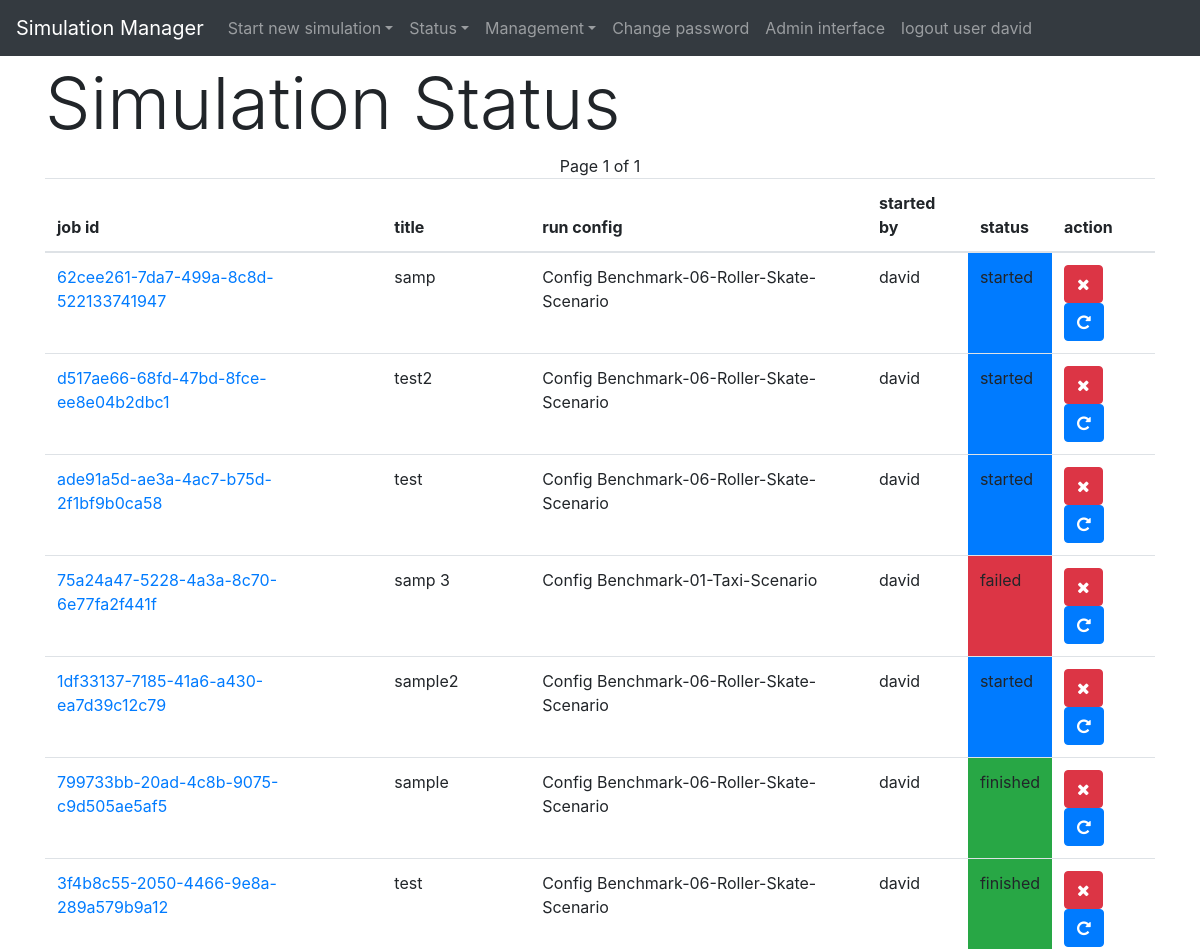
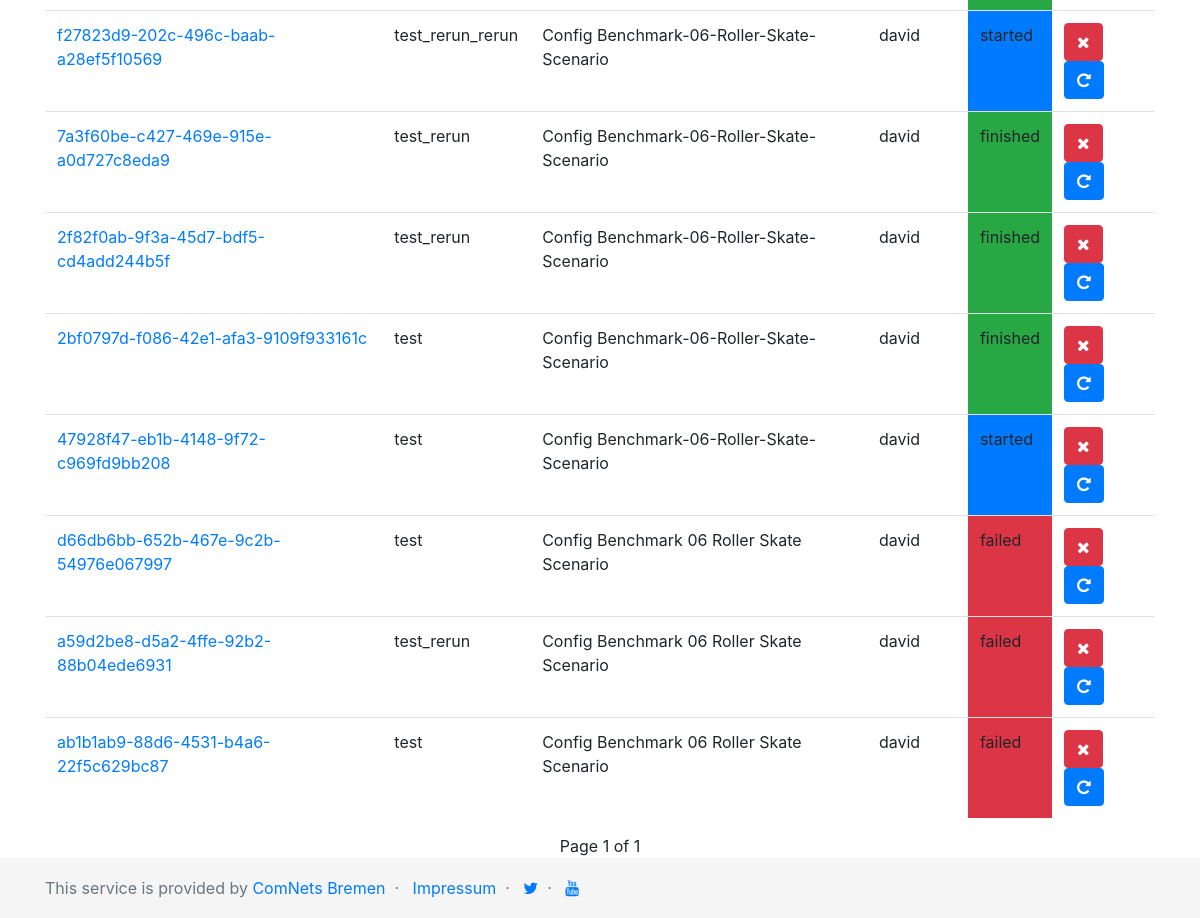
/omnetppManager/job_status/ (signed in), run on the app's committed database (2 pictures, top to bottom).
### omnetppManager/models.py (models this page shows, shortened)
class Simulation(models.Model):
    class Meta:
        ordering = ["-pk",]
    class Status(models.IntegerChoices):
        QUEUED      = 1, _("queued")
        FINISHED    = 2, _("finished")
        FAILED      = 3, _("failed")
        STARTED     = 4, _("started")
        DEFERRED    = 5, _("deferred")
        SCHEDULED   = 6, _("scheduled")
        UNKNOWN     = 7, _("unknown")
        ABORTED     = 8, _("aborted")
    class TerminateReason(models.IntegerChoices):
        NOT_TERMINATED      = 1, _("Simulation not terminated")
        TERMINATED_USER     = 2, _("Terminated by user")
        TERMINATED_EVENTS   = 3, _("Terminated by system: Exceeded events.")
        TERMINATED_CPU      = 4, _("Terminated by system: Exceeded CPU.")
        TERMINATED_RAM      = 5, _("Terminated by system: Exceeded RAM.")
        TERMINATED_DISK     = 6, _("Terminated by system: Exceeded Disk space.")
    user = models.ForeignKey(
            settings.AUTH_USER_MODEL,
            on_delete=models.CASCADE,
            )
    title           = models.CharField(max_length=100)
    omnetppini      = models.TextField()
    runconfig       = models.CharField(max_length=100)
    summarizing_precision = models.FloatField(default=100)
    simulation_id   = models.UUIDField(
            editable=False,
            default = uuid.uuid4
            )
    status = models.IntegerField(choices=Status.choices, default=Status.UNKNOWN)
    terminated = models.IntegerField(choices = TerminateReason.choices, default = TerminateReason.NOT_TERMINATED)
    simulation_error = models.TextField(default=None, blank=True, null=True)
    job_error = models.TextField(default=None, blank=True, null=True)
    handled_by = models.CharField(max_length=100, default=None, blank=True, null=True)
    notification_mail_address = models.EmailField(default=None, blank=True, null=True)
    storage_backend = models.ForeignKey(StorageBackend, on_delete=models.SET_NULL, null=True, default=None)
    shared_link = models.CharField(max_length=250, default="")
    meta_full = models.TextField(default=None, blank=True, null=True)
    simulation_timeout = models.IntegerField(default=0)
    simulation_enqueue_time = models.DateTimeField(auto_now_add=True)
    simulation_start_time = models.DateTimeField(null=True, default=None)
    simulation_last_update_time = models.DateTimeField(null=True, default=None)
    simulation_state_times = models.TextField(default=None, blank=True, null=True)
    simulation_is_debug_sim = models.BooleanField(
            default=False,
            help_text="Is this a debug simulation? If yes -> ignore for comparison.",
            )
    def get_absolute_url(self):
        return reverse('job-details', kwargs={
            'pk' : self.pk
            })
    def is_finished(self):
        return self.status == self.Status.FINISHED
    def is_failed(self):
        return self.status == self.Status.FAILED
    def is_started(self):
        return self.status == self.Status.STARTED

### omnetppManager/views.py (the view)
# urls.py: path('job_status/', views.job_status, name="omnetppManager_job_status"),
@login_required
def job_status(request):
    simulations = Simulation.objects.all()
    paginator = Paginator(simulations, 25) # 25 items per page
    page_number = request.GET.get('page')
    page_obj = paginator.get_page(page_number)
    return render(request, "omnetppManager/job_status_page.html",
            {
                "jobs" : page_obj,
                "title" : "Job status",
            })

### omnetppManager/processors.py (called while the page is built)
def get_general(request):
    return {
            "manager_general" : {
                "base_title" : settings.DEFAULT_MAIN_TITLE,
                }
            }

### omnetppManager/templates/omnetppManager/job_status_page.html (shortened to what this page needs)
{% extends "base_generic.html" %}
{% block content %}
<h1 class="display-3">Simulation Status</h1>
<div class="d-flex justify-content-center">
            Page {{ jobs.number }} of {{ jobs.paginator.num_pages }}
</div>
<table class="table">
    <thead>
        <tr>
        <th scope="col">job id</th>
        <th scope="col">title</th>
        <th scope="col">run config</th>
        <th scope="col">started by</th>
        <th scope="col">status</th>
        <th scope="col">action</th>
        </tr>
    </thead>
    <tbody>
        {% for job in jobs %}
        <tr>
            <td><a href="{{ job.get_absolute_url }}">{{job.simulation_id}}</a></td>
            <td>{{job.title}}</td>
            <td>{{job.runconfig}}</td>
            <td>{{job.user}}</td>
            <td class="{% if job.is_finished %}bg-success{% elif job.is_failed %}bg-danger{% elif job.is_started %}bg-primary{% elif job.is_aborted %}bg-warning{% endif %}">{{job.get_status_display}}</td>
            <td>
                <form action="{% url 'job-kill' pk=job.id %}" method="post" style="display: inline;">
                    <button type="submit" class="btn btn-danger" aria-label="Kill Simulation">
                        <i class="fa fa-times" aria-hidden="true"></i>
                    </button>
                </form>
                <a href="{% url 'omnetppManager_rerun_sim' pk=job.id %}" class="btn btn-primary" aria-label="Restart Simulation">
                    <i class="fa fa-repeat" aria-hidden="true"></i>
                </a>
            </td>
        </tr>
        {% endfor %}
    </tbody>
</table>
<div class="d-flex justify-content-center">
            Page {{ jobs.number }} of {{ jobs.paginator.num_pages }}
</div>
{% endblock %}

### templates/base_generic.html (shortened to what this page needs)
<!doctype html>
{% load static %}
<html lang="en">
  <head>
    <link rel="stylesheet" href="https://stackpath.bootstrapcdn.com/bootstrap/4.4.1/css/bootstrap.min.css">
    <link rel="stylesheet" href="https://stackpath.bootstrapcdn.com/font-awesome/4.7.0/css/font-awesome.min.css">
    <link rel="stylesheet" href="{% static 'css/omnetppManager.css' %}">
  </head>
  <body>
  {% block sidebar %}
    <nav class="navbar navbar-expand-md navbar-dark bg-dark fixed-top">
        <a class="navbar-brand" href="{% url 'omnetppManager_index' %}">Simulation Manager</a>
  <div class="collapse navbar-collapse" id="navbarsExampleDefault">
    <ul class="navbar-nav mr-auto">
        {% if user.is_authenticated %}
          <li class="nav-item dropdown">
              <a class="nav-link dropdown-toggle" id="dropdown-01" href="#", data-toggle="dropdown", aria-haspopup="true" aria-expand="false">Start new simulation</a>
          </li>
          <li class="nav-item dropdown">
              <a class="nav-link dropdown-toggle" id="dropdown-02" href="#", data-toggle="dropdown", aria-haspopup="true" aria-expand="false">Status</a>
         </li>
          <li class="nav-item dropdown">
              <a class="nav-link dropdown-toggle" id="dropdown-03" href="#", data-toggle="dropdown", aria-haspopup="true" aria-expand="false">Management</a>
         </li>
          <li class="nav-item">
              <a class="nav-link" href="{% url 'password_change' %}">Change password</a>
          </li>
        {% if user.is_superuser %}
          <li class="nav-item">
              <a class="nav-link" href="{% url 'admin:index' %}">Admin interface</a>
          </li>
        {% endif %}
          <li class="nav-item">
                <a class="nav-link" href="{% url 'logout' %}">logout user {{ user }}</a>
          </li>
        {% endif %}
    </ul>
  </div>
</nav>
  {% endblock %}
  <main role="main" class="container">
    {% block content %}{% endblock %}
  </main>
    <footer class="footer">
      <div class="container">
          <span class="text-muted">
              This service is provided by <a href="https://comnets.uni-bremen.de" target="_blank">ComNets Bremen</a>&nbsp; &middot; &nbsp;
              <a href="https://www.uni-bremen.de/impressum" target="_blank">Impressum</a>&nbsp; &middot; &nbsp;
              <a href="https://twitter.com/ComNetsBremen" target="_blank"><i class="fa fa-twitter"></i></a>&nbsp; &middot; &nbsp;
              <a href="https://www.youtube.com/ComNetsBremen" target="_blank"><i class="fa fa-youtube"></i></a>
          </span>
      </div>
    </footer>
  </body>
</html>

### templates/base_generic.html (style rules this page uses)
html { position: relative; min-height: 100%; }
body { margin-bottom: 60px; }
.footer { position: fixed; bottom: 0; width: 100%; height: 60px; line-height: 60px; background-color: #f5f5f5; }
body > .container { padding: 60px 15px 0; }
.footer > .container { padding-right: 15px; padding-left: 15px; }

### data on the page
Simulation: simulation_id "62cee261-7da7-499a-8c8d-522133741947", title "samp", runconfig "Config Benchmark-06-Roller-Skate-Scenario", user "david", status "started"
Simulation: simulation_id "d517ae66-68fd-47bd-8fce-ee8e04b2dbc1", title "test2", runconfig "Config Benchmark-06-Roller-Skate-Scenario", user "david", status "started"
Simulation: simulation_id "ade91a5d-ae3a-4ac7-b75d-2f1bf9b0ca58", title "test", runconfig "Config Benchmark-06-Roller-Skate-Scenario", user "david", status "started"
Simulation: simulation_id "75a24a47-5228-4a3a-8c70-6e77fa2f441f", title "samp 3", runconfig "Config Benchmark-01-Taxi-Scenario", user "david", status "failed"
Simulation: simulation_id "1df33137-7185-41a6-a430-ea7d39c12c79", title "sample2", runconfig "Config Benchmark-06-Roller-Skate-Scenario", user "david", status "started"
Simulation: simulation_id "799733bb-20ad-4c8b-9075-c9d505ae5af5", title "sample", runconfig "Config Benchmark-06-Roller-Skate-Scenario", user "david", status "finished"
Simulation: simulation_id "3f4b8c55-2050-4466-9e8a-289a579b9a12", title "test", runconfig "Config Benchmark-06-Roller-Skate-Scenario", user "david", status "finished"
Simulation: simulation_id "f27823d9-202c-496c-baab-a28ef5f10569", title "test_rerun_rerun", runconfig "Config Benchmark-06-Roller-Skate-Scenario", user "david", status "started"
Simulation: simulation_id "7a3f60be-c427-469e-915e-a0d727c8eda9", title "test_rerun", runconfig "Config Benchmark-06-Roller-Skate-Scenario", user "david", status "finished"
Simulation: simulation_id "2f82f0ab-9f3a-45d7-bdf5-cd4add244b5f", title "test_rerun", runconfig "Config Benchmark-06-Roller-Skate-Scenario", user "david", status "finished"
Simulation: simulation_id "2bf0797d-f086-42e1-afa3-9109f933161c", title "test", runconfig "Config Benchmark-06-Roller-Skate-Scenario", user "david", status "finished"
Simulation: simulation_id "47928f47-eb1b-4148-9f72-c969fd9bb208", title "test", runconfig "Config Benchmark-06-Roller-Skate-Scenario", user "david", status "started"
Simulation: simulation_id "d66db6bb-652b-467e-9c2b-54976e067997", title "test", runconfig "Config Benchmark 06 Roller Skate Scenario", user "david", status "failed"
Simulation: simulation_id "a59d2be8-d5a2-4ffe-92b2-88b04ede6931", title "test_rerun", runconfig "Config Benchmark 06 Roller Skate Scenario", user "david", status "failed"
Simulation: simulation_id "ab1b1ab9-88d6-4531-b4a6-22f5c629bc87", title "test", runconfig "Config Benchmark 06 Roller Skate Scenario", user "david", status "failed"

### other printed values
{{ user }} "david"
{{ jobs.number }} "1"
{{ jobs.paginator.num_pages }} "1"
